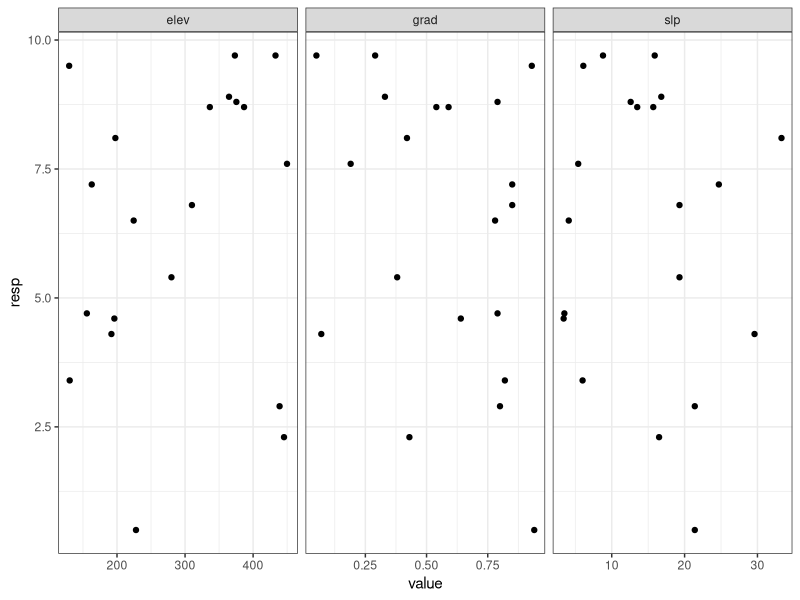
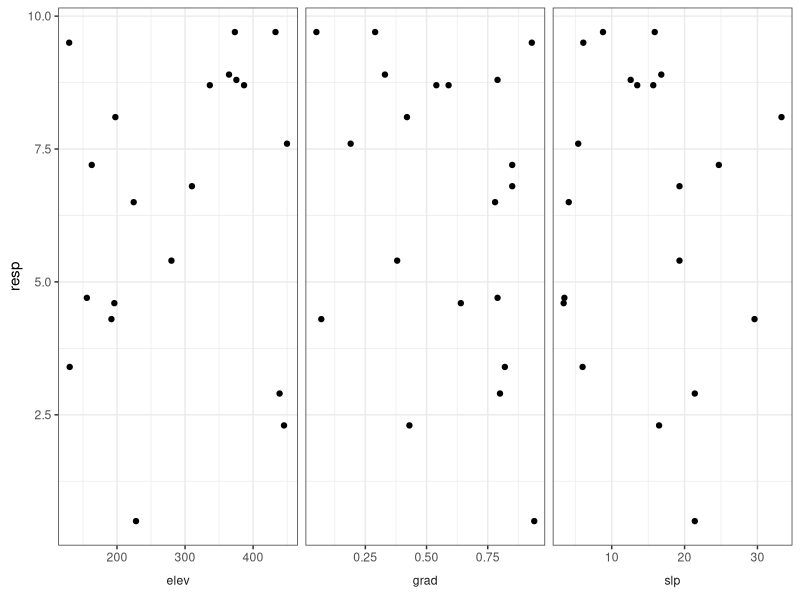
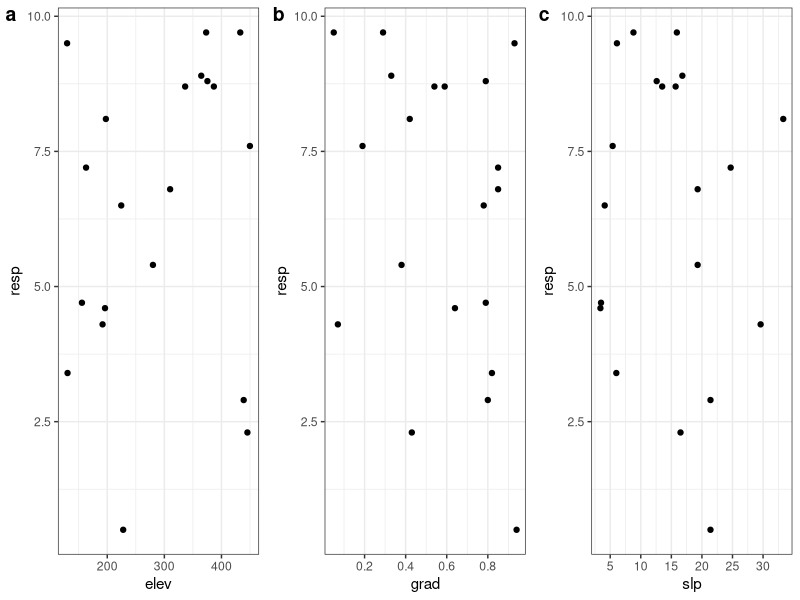
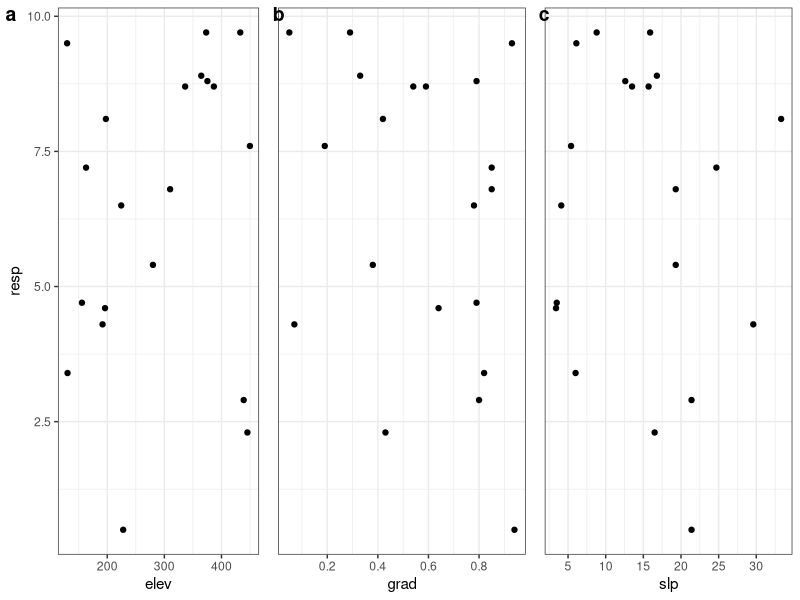
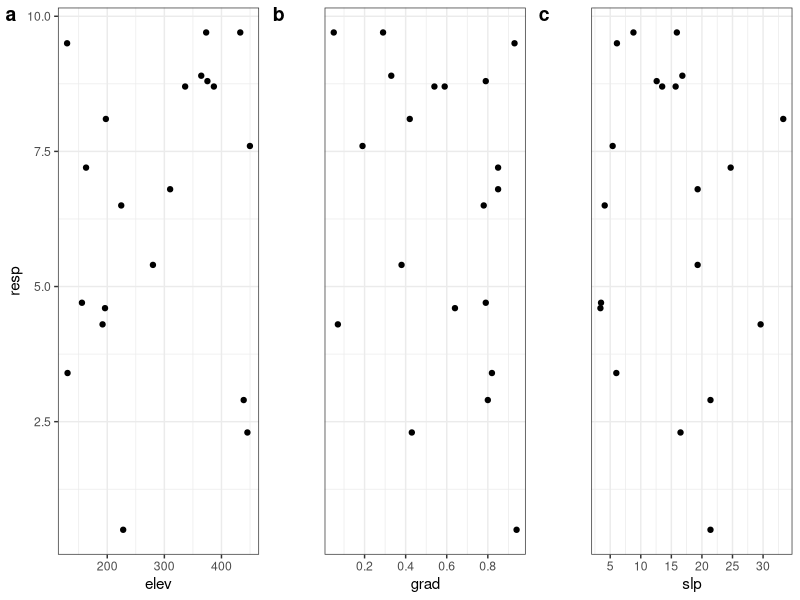
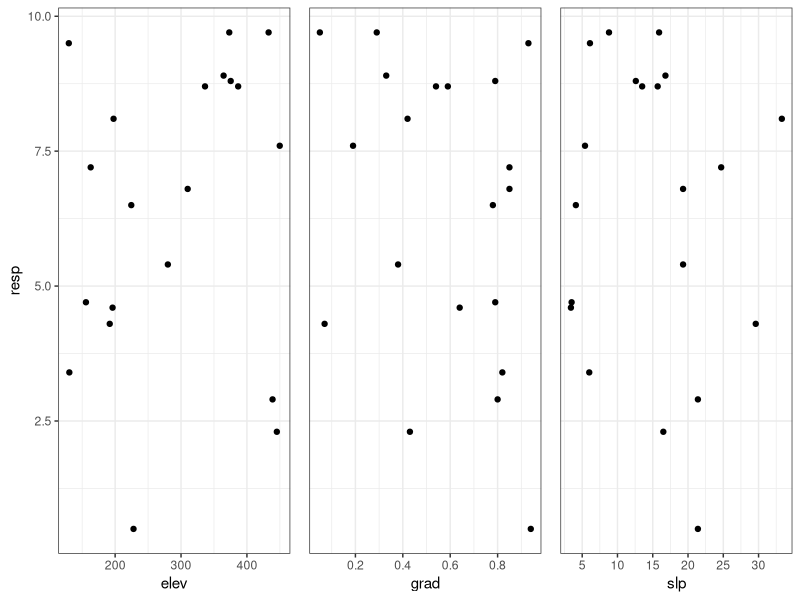
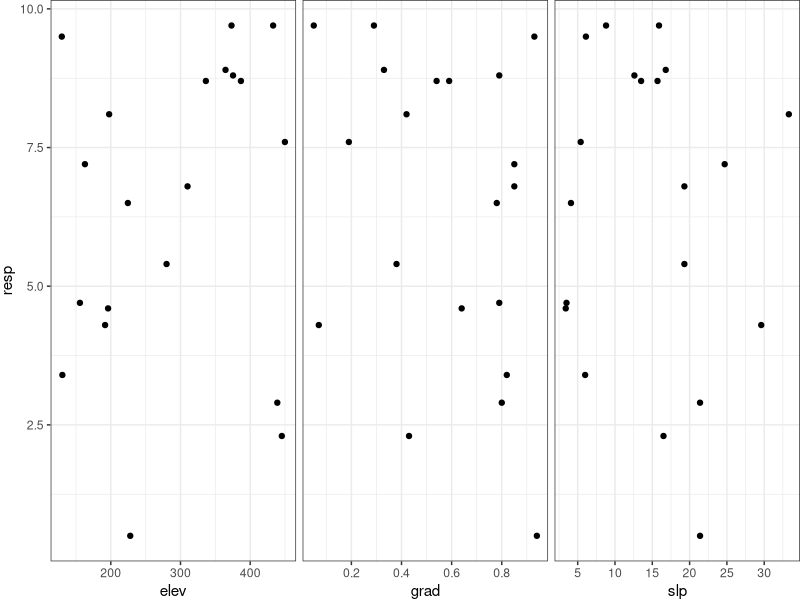
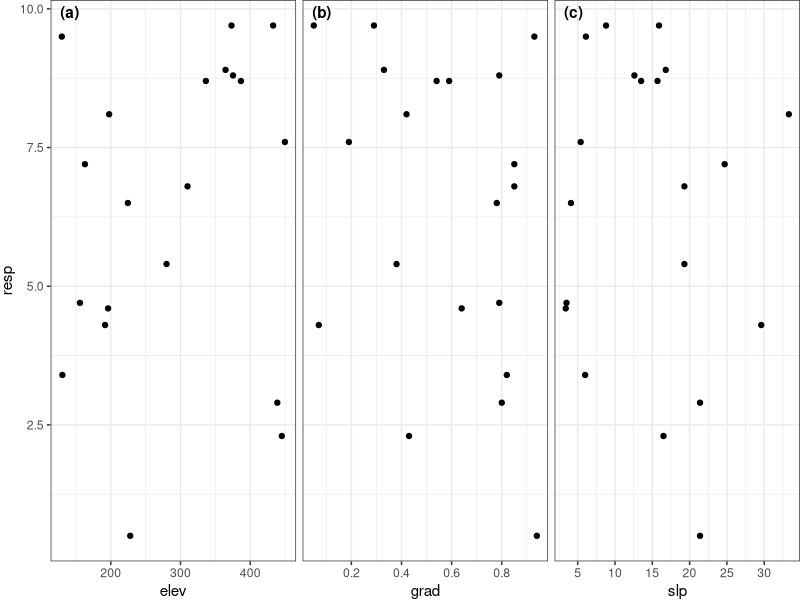

Reproduce these figures in R, in order.
## ---- chunk 1
knitr::opts_chunk$set(comment = "#")
## ---- chunk 2
library(ggplot2) # v. 3.1.1
library(tidyr) # v. 0.8.3
library(egg) # v. 0.4.2
## ---- chunk 3
set.seed(16)
dat = data.frame(elev = round( runif(20, 100, 500), 1),
                 resp = round( runif(20, 0, 10), 1),
                 grad = round( runif(20, 0, 1), 2),
                 slp = round( runif(20, 0, 35),1) )
head(dat)
## ---- chunk 4
datlong = gather(dat, key = "variable", value = "value", -resp)
head(datlong)
## ---- chunk 5
ggplot(datlong, aes(x = value, y = resp) ) +
     geom_point() +
     theme_bw() +
     facet_wrap(~variable, scales = "free_x")
## ---- chunk 6
ggplot(datlong, aes(x = value, y = resp) ) +
     geom_point() +
     theme_bw() +
     facet_wrap(~variable, scales = "free_x", strip.position = "bottom") +
     theme(strip.background = element_blank(),
           strip.placement = "outside") +
     labs(x = NULL)
## ---- chunk 7
elevplot = ggplot(dat, aes(x = elev, y = resp) ) +
     geom_point() +
     theme_bw()

gradplot = ggplot(dat, aes(x = grad, y = resp) ) +
     geom_point() +
     theme_bw() +
     scale_x_continuous(breaks = seq(0, 1, by = 0.2) )

slpplot = ggplot(dat, aes(x = slp, y = resp) ) +
     geom_point() +
     theme_bw() +
     scale_x_continuous(breaks = seq(0, 35, by = 5) )
## ---- chunk 8
cowplot::plot_grid(elevplot, 
                   gradplot, 
                   slpplot,
                   nrow = 1,
                   labels = "auto")
## ---- chunk 9
cowplot::plot_grid(elevplot, 
                   gradplot + theme(axis.text.y = element_blank(),
                                    axis.ticks.y = element_blank(),
                                    axis.title.y = element_blank() ), 
                   slpplot + theme(axis.text.y = element_blank(),
                                    axis.ticks.y = element_blank(),
                                    axis.title.y = element_blank() ),
                   nrow = 1,
                   labels = "auto")
## ---- chunk 10
cowplot::plot_grid(elevplot, 
                   gradplot + 
                        theme(axis.text.y = element_blank(),
                              axis.ticks.y = element_blank(),
                              axis.title.y = element_blank() ), 
                   slpplot + 
                        theme(axis.text.y = element_blank(),
                              axis.ticks.y = element_blank(),
                              axis.title.y = element_blank() ),
                   nrow = 1,
                   labels = "auto",
                   align = "v")
## ---- chunk 11
elevplot = ggplot(dat, aes(x = elev, y = resp) ) +
     geom_point() +
     theme_bw()

gradplot = ggplot(dat, aes(x = grad, y = resp) ) +
     geom_point() +
     theme_bw() +
     scale_x_continuous(breaks = seq(0, 1, by = 0.2) )

slpplot = ggplot(dat, aes(x = slp, y = resp) ) +
     geom_point() +
     theme_bw() +
     scale_x_continuous(breaks = seq(0, 35, by = 5) )
## ---- chunk 12
ggarrange(elevplot, 
          gradplot + 
               theme(axis.text.y = element_blank(),
                     axis.ticks.y = element_blank(),
                     axis.title.y = element_blank() ), 
          slpplot + 
               theme(axis.text.y = element_blank(),
                     axis.ticks.y = element_blank(),
                     axis.title.y = element_blank() ),
          nrow = 1)
## ---- chunk 13
ggarrange(elevplot +
               theme(axis.ticks.y.right = element_blank(),
                     plot.margin = margin(r = 1) ), 
          gradplot + 
               theme(axis.text.y = element_blank(),
                     axis.ticks.y.left = element_blank(),
                     axis.title.y = element_blank(),
                     plot.margin = margin(r = 1, l = 1) ), 
          slpplot + 
               theme(axis.text.y = element_blank(),
                     axis.ticks.y.left = element_blank(),
                     axis.title.y = element_blank(),
                     plot.margin = margin(l = 1)  ),
          nrow = 1)
## ---- chunk 14
ggarrange(tag_facet(elevplot +
                          theme(axis.ticks.y.right = element_blank(),
                                plot.margin = margin(r = 1) ) +
                          facet_wrap(~"elev"),
                     tag_pool = "a"), 
          tag_facet(gradplot + 
                          theme(axis.text.y = element_blank(),
                                axis.ticks.y.left = element_blank(),
                                axis.title.y = element_blank(),
                                plot.margin = margin(r = 1, l = 1) ) +
                          facet_wrap(~"grad"), tag_pool = "b" ), 
          tag_facet(slpplot + 
                          theme(axis.text.y = element_blank(),
                                axis.ticks.y.left = element_blank(),
                                axis.title.y = element_blank(),
                                plot.margin = margin(l = 1)  ) +
                          facet_wrap(~"slp"),
                     tag_pool = "c"),
          nrow = 1)
